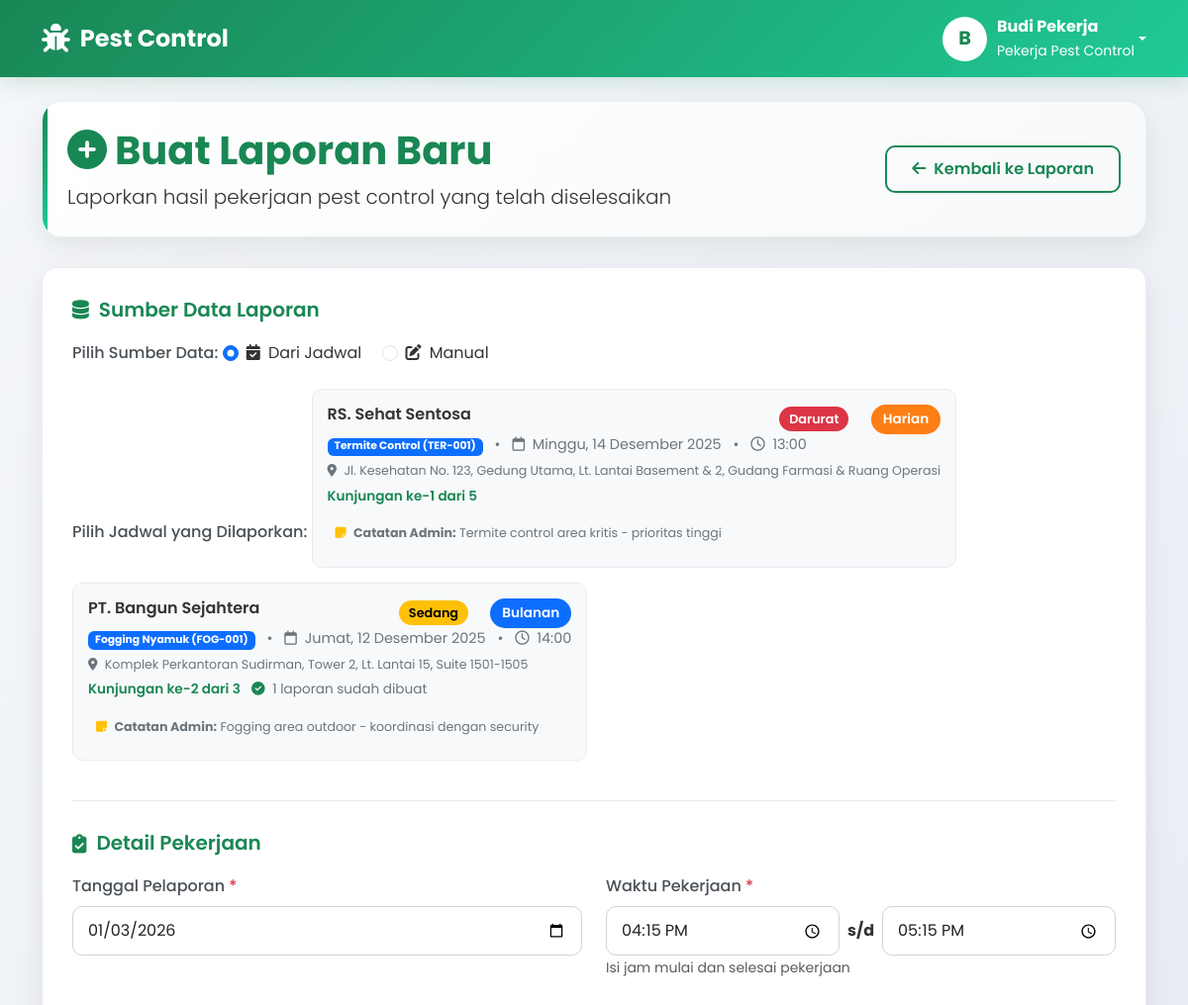
Before: /user/create_report.php (signed in, upper part) with the older database file.
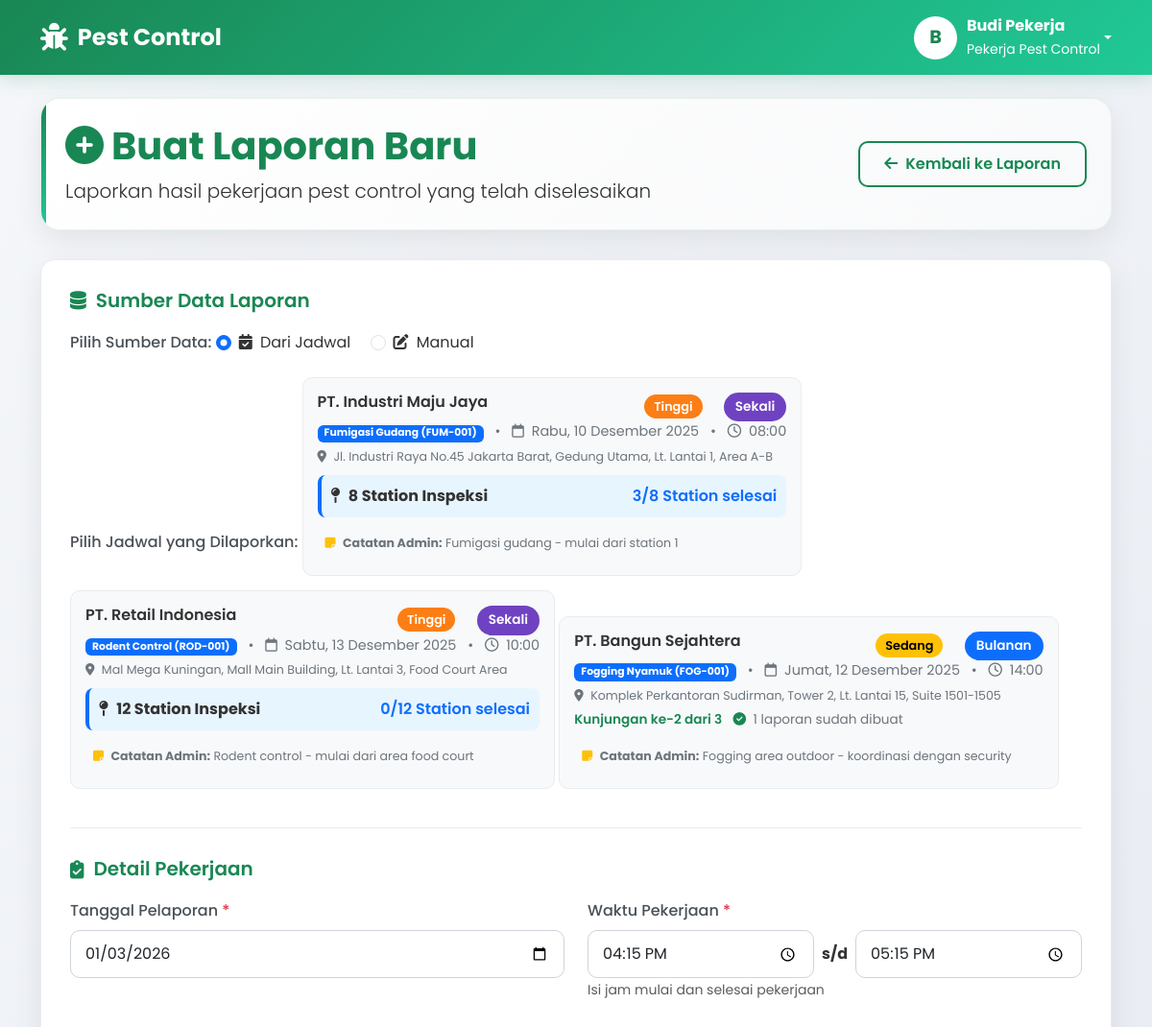
After: the same page with the newer database file.
### tables this page shows
CREATE TABLE jadwal (
  id INT NOT NULL AUTO_INCREMENT,
  kode_jadwal VARCHAR(50) UNIQUE,
  
   
  admin_id INT NOT NULL,
  pekerja_id INT,
  customer_id INT NOT NULL,
  service_id INT NOT NULL,
  
   
  tanggal DATE NOT NULL,
  jam TIME NOT NULL,
  lokasi TEXT,
  durasi_estimasi INT,
  
   
  status ENUM('Menunggu','Berjalan','Selesai','Dibatalkan') DEFAULT 'Menunggu',
  prioritas ENUM('Rendah', 'Sedang', 'Tinggi', 'Darurat') DEFAULT 'Sedang',
  
   
  catatan_admin TEXT,
  catatan_pekerja TEXT,
  
   
  jenis_periode ENUM('Sekali', 'Harian', 'Mingguan', 'Bulanan', 'Tahunan') DEFAULT 'Sekali',
  jumlah_kunjungan INT DEFAULT 1,
  kunjungan_berjalan INT DEFAULT 0,
  tanggal_selesai_periode DATE,
  
   
  parent_jadwal_id INT NULL,
  
   
  station_terakhir INT DEFAULT 0 COMMENT 'Station terakhir yang dilaporkan',
  total_station_selesai INT DEFAULT 0 COMMENT 'Total station yang sudah selesai',
  
  created_at DATETIME DEFAULT CURRENT_TIMESTAMP,
  updated_at DATETIME DEFAULT CURRENT_TIMESTAMP ON UPDATE CURRENT_TIMESTAMP,
  
  PRIMARY KEY (id),
  INDEX idx_tanggal (tanggal),
  INDEX idx_status (status),
  INDEX idx_pekerja (pekerja_id),
  INDEX idx_customer (customer_id),
  INDEX idx_parent_jadwal (parent_jadwal_id),
  INDEX idx_jenis_periode (jenis_periode),
  INDEX idx_station_tracking (station_terakhir, total_station_selesai),
  
  FOREIGN KEY (pekerja_id) REFERENCES users(id) ON DELETE SET NULL,
  FOREIGN KEY (customer_id) REFERENCES customers(id) ON DELETE CASCADE,
  FOREIGN KEY (service_id) REFERENCES services(id) ON DELETE CASCADE,
  FOREIGN KEY (parent_jadwal_id) REFERENCES jadwal(id) ON DELETE SET NULL,
  CONSTRAINT fk_admin FOREIGN KEY (admin_id) REFERENCES admin_users(id) ON DELETE CASCADE
);

CREATE TABLE customers (
  id INT NOT NULL AUTO_INCREMENT,
  nama_perusahaan VARCHAR(150) NOT NULL,
  nama_customer VARCHAR(150) NOT NULL,
  telepon VARCHAR(30),
  email VARCHAR(150),
  alamat TEXT,
  gedung VARCHAR(100),
  lantai VARCHAR(20),
  unit VARCHAR(50),
  jumlah_station INT DEFAULT 0 COMMENT 'Jumlah station inspeksi untuk customer',
  keterangan TEXT,
  
   
  tanggal_mulai_kontrak DATE,
  tanggal_selesai_kontrak DATE,
  nilai_kontrak DECIMAL(15,2),
  status_kontrak ENUM('Aktif', 'Selesai', 'Ditangguhkan', 'Dibatalkan') DEFAULT 'Aktif',
  
  status ENUM('Aktif', 'Nonaktif', 'Trial') DEFAULT 'Aktif',
  created_at DATETIME DEFAULT CURRENT_TIMESTAMP,
  updated_at DATETIME DEFAULT CURRENT_TIMESTAMP ON UPDATE CURRENT_TIMESTAMP,
  
  PRIMARY KEY (id),
  INDEX idx_status (status),
  INDEX idx_nama (nama_perusahaan, nama_customer),
  INDEX idx_kontrak (status_kontrak),
  INDEX idx_jumlah_station (jumlah_station)
);

CREATE TABLE services (
  id INT NOT NULL AUTO_INCREMENT,
  kode_service VARCHAR(20) UNIQUE,
  nama_service VARCHAR(150) NOT NULL UNIQUE,
  deskripsi TEXT,
  durasi_menit INT,
  harga DECIMAL(12,2),
  kategori ENUM('Residential', 'Commercial', 'Industrial') DEFAULT 'Residential',
  status ENUM('Aktif', 'Nonaktif') DEFAULT 'Aktif',
  created_at DATETIME DEFAULT CURRENT_TIMESTAMP,
  updated_at DATETIME DEFAULT CURRENT_TIMESTAMP ON UPDATE CURRENT_TIMESTAMP,
  PRIMARY KEY (id)
);

### includes/functions.php (called while the page is built, shortened)
<?php
function formatTanggalIndonesia($tanggal) {
    $hari = [
        0 => 'Minggu',
        1 => 'Senin',
        2 => 'Selasa',
        3 => 'Rabu',
        4 => 'Kamis',
        5 => 'Jumat',
        6 => 'Sabtu'
    ];
    $bulan = [
        1 => 'Januari',
        2 => 'Februari',
        3 => 'Maret',
        4 => 'April',
        5 => 'Mei',
        6 => 'Juni',
        7 => 'Juli',
        8 => 'Agustus',
        9 => 'September',
        10 => 'Oktober',
        11 => 'November',
        12 => 'Desember'
    ];
    try {
        $timestamp = strtotime($tanggal);
        $hariIndex = date('w', $timestamp);
        $tgl = date('j', $timestamp);
        $bulanIndex = date('n', $timestamp);
        $tahun = date('Y', $timestamp);
        return $hari[$hariIndex] . ', ' . $tgl . ' ' . $bulan[$bulanIndex] . ' ' . $tahun;
    } catch (Exception $e) {
        return $tanggal;
    }
}
?>

### user/create_report.php (the view, shortened to what the changed rows need)
<?php
require_once '../includes/functions.php';
$pdo = getConnection();
$user_id = $_SESSION['user_id'];
$jadwal_data = [];
try {
    $stmt = $pdo->prepare("
        SELECT
            j.*,
            j.id as jadwal_id,
            c.nama_customer,
            c.nama_perusahaan,
            c.telepon as customer_telepon,
            c.alamat,
            c.gedung,
            c.lantai,
            c.unit,
            c.jumlah_station,
            s.nama_service,
            s.kode_service,
            s.harga,
            s.deskripsi as deskripsi_service,
            -- Hitung jumlah laporan yang sudah dibuat untuk jadwal ini
            (SELECT COUNT(*) FROM reports r WHERE r.jadwal_id = j.id) as total_laporan_dibuat,
            -- Ambil nomor kunjungan terakhir yang sudah dilaporkan
            (SELECT COALESCE(MAX(r.nomor_kunjungan), 0) FROM reports r WHERE r.jadwal_id = j.id) as last_reported_kunjungan,
            -- Hitung progress untuk station inspeksi
            CASE
                WHEN j.jenis_periode = 'Sekali' AND c.jumlah_station > 0
                THEN CONCAT((SELECT COALESCE(MAX(r.nomor_kunjungan), 0) FROM reports r WHERE r.jadwal_id = j.id), '/', c.jumlah_station)
                ELSE ''
            END as station_progress
        FROM jadwal j
        LEFT JOIN customers c ON j.customer_id = c.id
        LEFT JOIN services s ON j.service_id = s.id
        WHERE j.pekerja_id = ?
        AND j.status IN ('Berjalan', 'Menunggu')
        AND j.tanggal <= CURDATE()
        AND (
            -- Untuk jadwal sekali: cek apakah ada jumlah_station
            (j.jenis_periode = 'Sekali' AND (
                -- Jika ada jumlah_station, cek progress
                (c.jumlah_station > 0 AND j.kunjungan_berjalan < c.jumlah_station) OR
                -- Jika tidak ada jumlah_station, cek belum ada laporan sama sekali
                (c.jumlah_station = 0 AND NOT EXISTS (SELECT 1 FROM reports r WHERE r.jadwal_id = j.id))
            ))
            OR
            -- Untuk jadwal berulang: kunjungan_berjalan < jumlah_kunjungan
            (j.jenis_periode != 'Sekali' AND j.kunjungan_berjalan < j.jumlah_kunjungan)
        )
        ORDER BY j.prioritas DESC, j.tanggal ASC, j.jam ASC
    ");
    $stmt->execute([$user_id]);
    $jadwal_data = $stmt->fetchAll(PDO::FETCH_ASSOC);
} catch (PDOException $e) {
    $error = "Gagal mengambil data: " . $e->getMessage();
    error_log("Error create_report: " . $e->getMessage());
}
?>
<!DOCTYPE html>
<html lang="id">
<head>
    <link href="https://cdn.jsdelivr.net/npm/bootstrap@5.3.0/dist/css/bootstrap.min.css" rel="stylesheet">
    <link rel="stylesheet" href="https://cdnjs.cloudflare.com/ajax/libs/font-awesome/6.4.0/css/all.min.css">
</head>
<body>
    <div class="container mt-4">
        <div class="page-header">
            <div class="row align-items-center">
                <div class="col-md-8">
                    <h1 class="display-6 fw-bold text-success mb-2">
                        <i class="fas fa-plus-circle me-2"></i>Buat Laporan Baru
                    </h1>
                </div>
            </div>
        </div>
        <div class="form-container">
            <form method="POST" action="" enctype="multipart/form-data" id="reportForm">
                <div class="form-section">
                    <div id="schedule-section">
                        <?php if (empty($jadwal_data)): ?>
                            <div class="alert alert-info">
                                <i class="fas fa-info-circle me-2"></i>
                                Tidak ada jadwal yang perlu dilaporkan.
                                Semua jadwal sudah dilaporkan atau belum ada jadwal untuk hari ini.
                            </div>
                        <?php else: ?>
                            <?php foreach ($jadwal_data as $jadwal):
                                $customer_name = !empty($jadwal['nama_perusahaan']) ? $jadwal['nama_perusahaan'] : $jadwal['nama_customer'];
                                $next_kunjungan = ($jadwal['last_reported_kunjungan'] ?? 0) + 1;
                                $jumlah_station = $jadwal['jumlah_station'] ?? 0;
                                $period_class = 'indicator-' . strtolower($jadwal['jenis_periode']);
                                $priority_class = 'priority-' . strtolower($jadwal['prioritas']);
                                $progress_info = '';
                                if ($jadwal['jenis_periode'] == 'Sekali' && $jumlah_station > 0) {
                                    $progress_info = "{$jadwal['kunjungan_berjalan']}/{$jumlah_station} Station";
                                } elseif ($jadwal['jenis_periode'] != 'Sekai') {
                                    $progress_info = "Kunjungan {$jadwal['kunjungan_berjalan']}/{$jadwal['jumlah_kunjungan']}";
                                }
                            ?>
                                <label class="jadwal-card" id="jadwal-<?php echo $jadwal['jadwal_id']; ?>">
                                    <div class="jadwal-info">
                                        <div class="d-flex justify-content-between align-items-start">
                                            <h6 class="mb-1"><?php echo htmlspecialchars($customer_name); ?></h6>
                                            <div>
                                                <span class="<?php echo $priority_class; ?> priority-indicator">
                                                    <?php echo $jadwal['prioritas']; ?>
                                                </span>
                                                <span class="<?php echo $period_class; ?> jadwal-indicator">
                                                    <?php echo $jadwal['jenis_periode']; ?>
                                                </span>
                                            </div>
                                        </div>
                                        <div class="jadwal-detail">
                                            <span class="badge bg-primary"><?php echo htmlspecialchars($jadwal['nama_service']); ?> (<?php echo $jadwal['kode_service']; ?>)</span>
                                            <span class="mx-2">•</span>
                                            <i class="far fa-calendar me-1"></i>
                                            <?php echo formatTanggalIndonesia($jadwal['tanggal']); ?>
                                            <span class="mx-2">•</span>
                                            <i class="far fa-clock me-1"></i>
                                            <?php echo date('H:i', strtotime($jadwal['jam'])); ?>
                                        </div>
                                        <div class="jadwal-detail mt-1">
                                            <small>
                                                <i class="fas fa-map-marker-alt me-1"></i>
                                                <?php
                                                $alamat_parts = [];
                                                if (!empty($jadwal['alamat'])) $alamat_parts[] = $jadwal['alamat'];
                                                if (!empty($jadwal['gedung'])) $alamat_parts[] = $jadwal['gedung'];
                                                if (!empty($jadwal['lantai'])) $alamat_parts[] = 'Lt. ' . $jadwal['lantai'];
                                                if (!empty($jadwal['unit'])) $alamat_parts[] = $jadwal['unit'];
                                                echo htmlspecialchars(implode(', ', $alamat_parts) ?: 'Tidak ada alamat');
                                                ?>
                                            </small>
                                        </div>
                                        <?php if ($jumlah_station > 0 && $jadwal['jenis_periode'] == 'Sekali'): ?>
                                            <div class="station-info mt-2">
                                                <div class="d-flex justify-content-between align-items-center">
                                                    <div>
                                                        <i class="fas fa-map-pin me-1"></i>
                                                        <strong><?php echo $jumlah_station; ?> Station Inspeksi</strong>
                                                    </div>
                                                    <span class="station-progress"><?php echo $progress_info; ?> selesai</span>
                                                </div>
                                            </div>
                                        <?php endif; ?>
                                        <?php if ($jadwal['jenis_periode'] != 'Sekali'): ?>
                                            <div class="visit-progress">
                                                <span class="progress-text">
                                                    Kunjungan ke-<?php echo $next_kunjungan; ?> dari <?php echo $jadwal['jumlah_kunjungan']; ?>
                                                </span>
                                                <?php if ($jadwal['total_laporan_dibuat'] > 0): ?>
                                                    <span class="ms-2">
                                                        <i class="fas fa-check-circle text-success me-1"></i>
                                                        <?php echo $jadwal['total_laporan_dibuat']; ?> laporan sudah dibuat
                                                    </span>
                                                <?php endif; ?>
                                            </div>
                                        <?php endif; ?>
                                        <?php if ($jadwal['catatan_admin']): ?>
                                            <div class="jadwal-detail mt-2 p-2 bg-light rounded">
                                                <small>
                                                    <i class="fas fa-sticky-note me-1 text-warning"></i>
                                                    <strong>Catatan Admin:</strong> <?php echo htmlspecialchars($jadwal['catatan_admin']); ?>
                                                </small>
                                            </div>
                                        <?php endif; ?>
                                    </div>
                                </label>
                            <?php endforeach; ?>
                        <?php endif; ?>
                    </div>
                </div>
            </form>
        </div>
    </div>
</body>
</html>

Changed rows visible on the page:
removed jadwal: customer.nama_perusahaan "RS. Sehat Sentosa", prioritas "Darurat", jenis_periode "Harian", service.nama_service "Termite Control", service.kode_service "TER-001", tanggal "Minggu, 14 Desember 2025", jam "13:00", alamat_parts "Jl. Kesehatan No. 123, Gedung Utama, Lt. Lantai Basement & 2, Gudang Farmasi & Ruang Operasi", next_kunjungan "1", jumlah_kunjungan "5", catatan_admin "Termite control area kritis - prioritas tinggi"
now on this page (row edited): jadwal: customer.nama_perusahaan "PT. Industri Maju Jaya", prioritas "Tinggi", jenis_periode "Sekali", service.nama_service "Fumigasi Gudang", service.kode_service "FUM-001", tanggal "Rabu, 10 Desember 2025", jam "08:00", alamat_parts "Jl. Industri Raya No.45 Jakarta Barat, Gedung Utama, Lt. Lantai 1, Area A-B", customer.jumlah_station "8", kunjungan_berjalan.jumlah_station "3/8 Station", catatan_admin "Fumigasi gudang - mulai dari station 1"
now on this page (row edited): jadwal: customer.nama_perusahaan "PT. Retail Indonesia", prioritas "Tinggi", jenis_periode "Sekali", service.nama_service "Rodent Control", service.kode_service "ROD-001", tanggal "Sabtu, 13 Desember 2025", jam "10:00", alamat_parts "Mal Mega Kuningan, Mall Main Building, Lt. Lantai 3, Food Court Area", customer.jumlah_station "12", kunjungan_berjalan.jumlah_station "0/12 Station", catatan_admin "Rodent control - mulai dari area food court"
